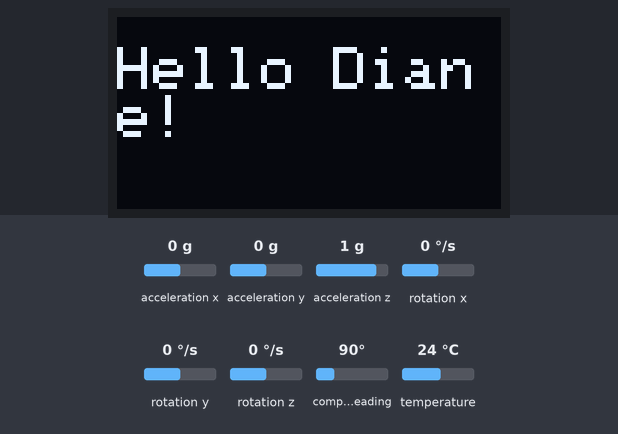
Simulated run of this sketch. Board: Arduino Uno, built with avr-gcc and run on an emulated ATmega328P. Parts: 128×64 one-colour display. The inputs (shaded band) are chosen by the test bench; at power-on: acceleration x 0 g, acceleration y 0 g, acceleration z 1 g, rotation x 0 °/s, rotation y 0 °/s, rotation z 0 °/s, compass heading 90°, temperature 24 °C. What the sketch prints to the serial monitor is not drawn.

Above: at 2.1 s.

The sketch:

Tool2.ino
```cpp
#include <MPU9250.h>
#include <math.h>
#include <Wire.h>
#include <Adafruit_GFX.h>
#include <Adafruit_SSD1306.h>

#define SCREEN_WIDTH 128 // OLED display width,  in pixels
#define SCREEN_HEIGHT 64 // OLED display height, in pixels

Adafruit_SSD1306 oled(SCREEN_WIDTH, SCREEN_HEIGHT, &Wire, -1);


MPU9250 IMU (Wire , 0x69);      // MPU9250 is a class and "IMU" is a object, we need to pass parameter to the object "IMU". wire is used for I2C communication,
                                // second parameter is for I2C address, we left the ADO pin unconnected so its set to low, 0x68 is address,
                                // if it was high then the address is 0x69

void setup() {                  // put your setup code here, to run once:
  Serial.begin(9600);           // Initialise the serial monitor
  IMU.begin();                  // Initialise the IMU object
  if (!oled.begin(SSD1306_SWITCHCAPVCC, 0x3C)) {
    Serial.println(F("SSD1306 allocation failed"));
    while (true);
  }

  delay(2000);         // wait for initializing
  oled.clearDisplay(); // clear display

  oled.setTextSize(2.5);          // text size
  oled.setTextColor(WHITE);     // text color
  oled.setCursor(0, 10);        // position to display
  oled.println("Hello Diane!"); // text to display
  oled.display();               // show on OLED
}

void loop() {
                                // put your main code here, to run repeatedly:
  IMU.readSensor();
  //Accelerometer data code
  Serial.print("Acelerómetro (eje 'X'): ");
  Serial.print(IMU.getAccelX_mss(), 3);     // to get the accelerometer value from the data buffer in the X direction, these values are in meter per second square
  Serial.print("               Acelerómetro (eje 'Y'): ");
  Serial.print(IMU.getAccelY_mss(), 3);
  Serial.print("               Acelerómetro (eje 'Z'): ");
  Serial.println(IMU.getAccelZ_mss(), 3);


  //Gyroscope data code (Mide la velocidad angular en grados/seg)
  Serial.print("Giroscopio eje 'x' (°/s): ");
  Serial.print(IMU.getGyroX_rads(), 3)*(180/PI);        // gets the gyroscope value from the data buffer in the X direction, these vavlues are in degrees per second
  Serial.print("           Giroscopio eje 'y' (°/s): ");
  Serial.print(IMU.getGyroY_rads(), 3)*(180/PI);
  Serial.print("           Giroscopio eje 'z' (°/s): ");
  Serial.println(IMU.getGyroZ_rads(), 3)*(180/PI);


  //Magnetometer data code
  Serial.print("Magnometro eje 'x' (MicroTesla): ");
  Serial.print(IMU.getMagX_uT(), 3);                //gets the magnetometer value from the data buffer in the X direction, these are in microtesla
  Serial.print("    Magnometro eje 'y' (MicroTesla): ");
  Serial.print(IMU.getMagY_uT(), 3);
  Serial.print("    Magnometro eje 'z' (MicroTesla): ");
  Serial.println(IMU.getMagZ_uT(), 3);


  //Temperature reading
  Serial.print("Temperatura en °C: ");
  Serial.println(IMU.getTemperature_C(), 2);         // gets the temperature value from the data buffer and returns it in units of C
  Serial.print("*********** Siguiente paquete de datos *****************");
  Serial.println("    ");
  Serial.println("    ");
  Serial.println("    ");
  Serial.println("    ");
  delay(750);

}
```
